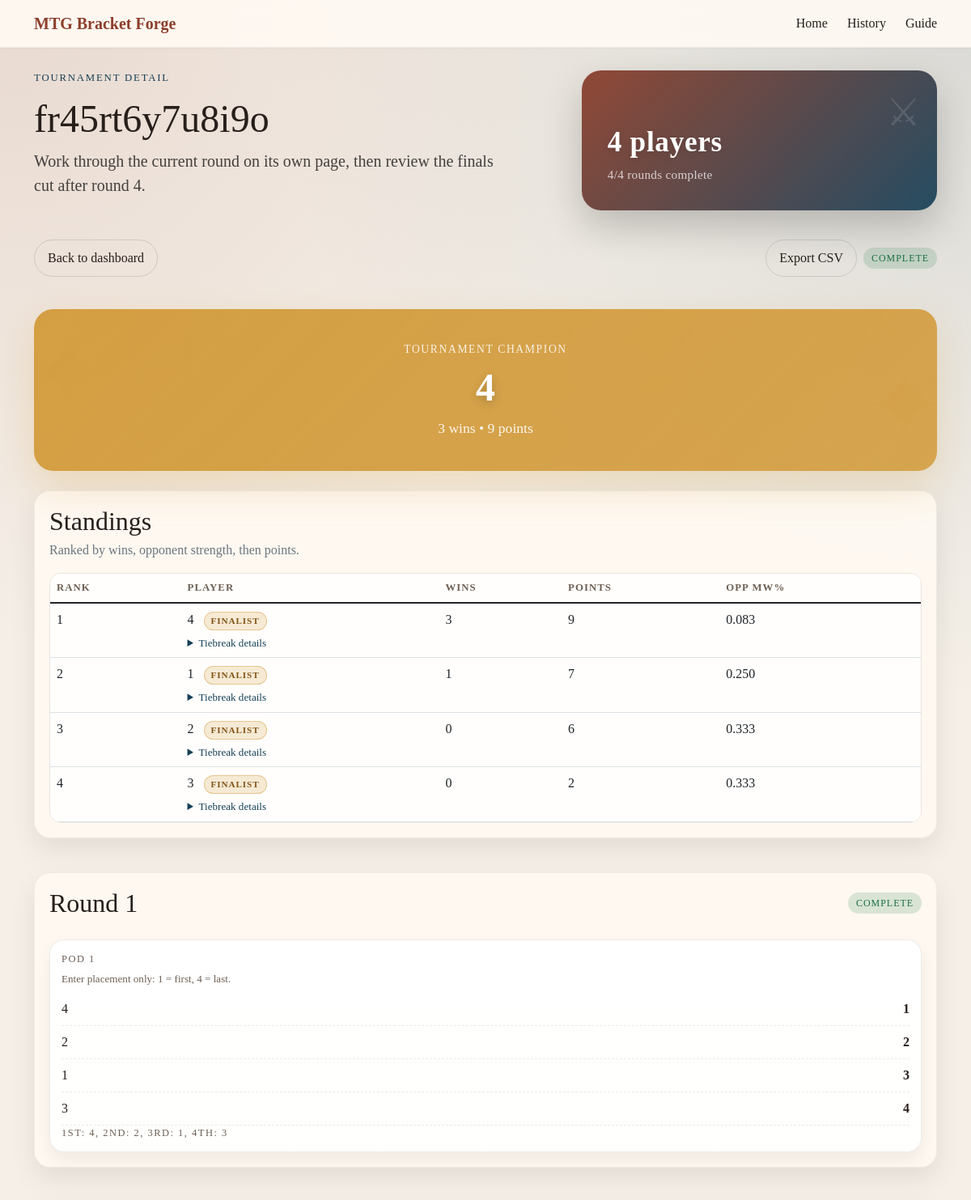
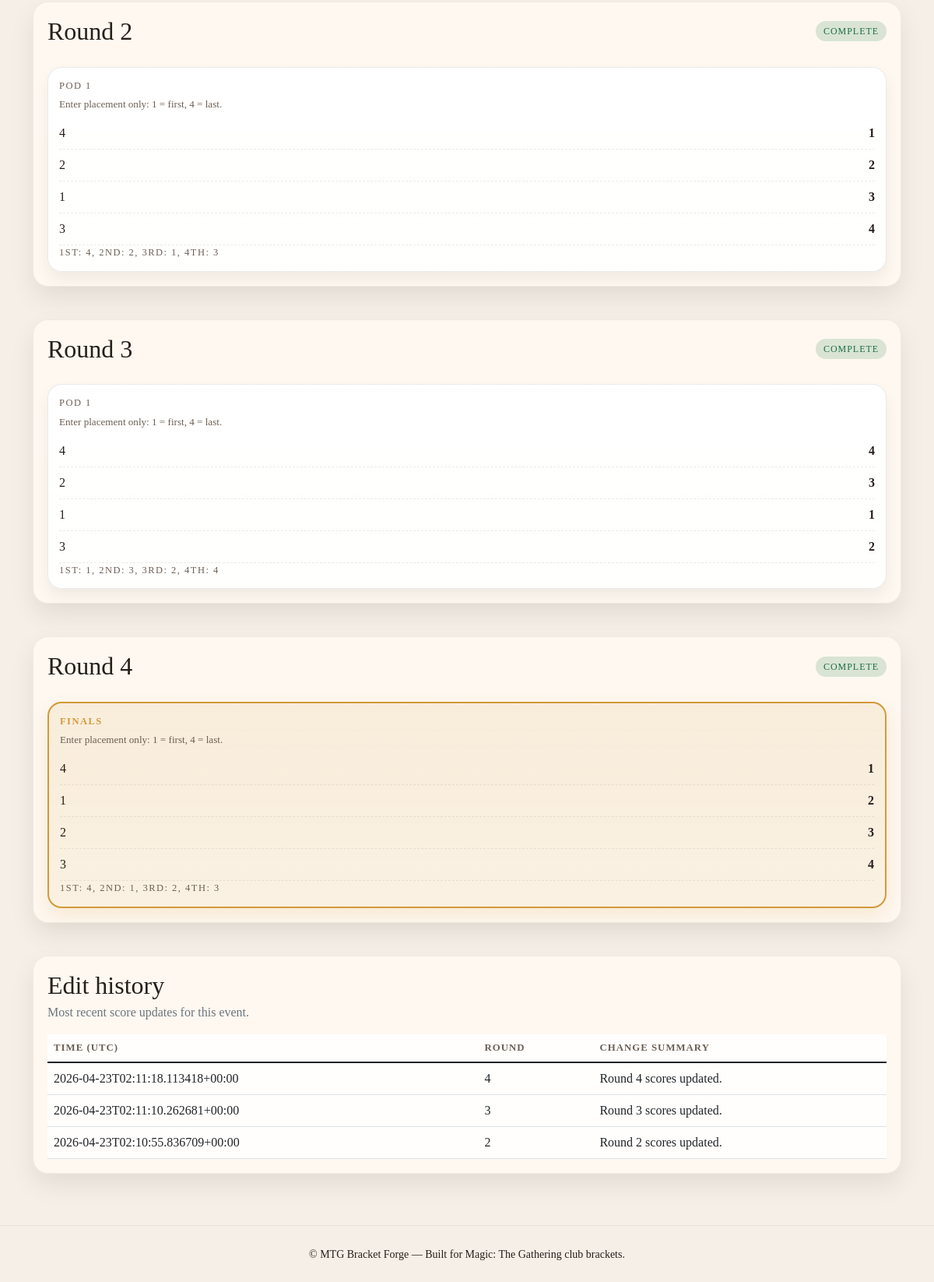
/tournaments/8, run on the app's committed database (2 pictures, top to bottom).
### tables this page shows
CREATE TABLE tournaments (
                id INTEGER PRIMARY KEY AUTOINCREMENT,
                name TEXT NOT NULL,
                player_count INTEGER NOT NULL,
                player_names_json TEXT NOT NULL,
                pairing_order_json TEXT NOT NULL,
                round_scores_json TEXT NOT NULL DEFAULT '{}',
                finals_scores_json TEXT NOT NULL DEFAULT '{}',
                status TEXT NOT NULL DEFAULT 'in progress',
                champion_name TEXT,
                created_at TEXT NOT NULL DEFAULT (datetime('now')),
                updated_at TEXT NOT NULL DEFAULT (datetime('now'))
            , edit_history_json TEXT NOT NULL DEFAULT '[]');

### app.py (the view, shortened to what this page needs)
@app.route('/tournaments/<int:tournament_id>', methods=['GET', 'POST'])
def tournament_detail(tournament_id):
    tournament = load_tournament(tournament_id)
    current_view = compute_tournament_view(tournament)
    validation_errors = []
    tournament = enrich_tournament(tournament)
    current_round = tournament['current_round']
    active_round = tournament['rounds'][current_round - 1] if current_round <= len(tournament['rounds']) else None
    round_summary = build_round_summary(active_round)
    return render_template(
        'tournament_detail.html',
        tournament=tournament,
        current_round=current_round,
        active_round=active_round,
        validation_errors=validation_errors,
        round_summary=round_summary,
    )

### app.py (called while the page is built)
@app.context_processor
def inject_site_name():
    return {"site_name": "MTG Bracket Forge"}

def get_db_connection():
    conn = sqlite3.connect(DB_PATH)
    conn.row_factory = sqlite3.Row
    return conn

def normalize_round_scores(raw_scores):
    normalized = {}
    for round_number, pods in (raw_scores or {}).items():
        round_key = int(round_number)
        normalized[round_key] = {}
        for pod_number, player_scores in (pods or {}).items():
            pod_key = int(pod_number)
            normalized[round_key][pod_key] = {}
            for slot_number, score_entry in (player_scores or {}).items():
                normalized[round_key][pod_key][int(slot_number)] = score_entry
    return normalized

def serialize_tournament(tournament):
    return {
        "name": tournament["name"],
        "player_count": tournament["player_count"],
        "player_names_json": json.dumps(tournament["player_names"]),
        "pairing_order_json": json.dumps(tournament["pairing_order"]),
        "round_scores_json": json.dumps(tournament["round_scores"]),
        "edit_history_json": json.dumps(tournament.get("edit_history", [])),
        "status": tournament["status"],
        "champion_name": tournament["champion_name"],
    }

def deserialize_tournament(row):
    if row is None:
        return None
    edit_history = []
    if "edit_history_json" in row.keys() and row["edit_history_json"]:
        edit_history = json.loads(row["edit_history_json"])
    return {
        "id": row["id"],
        "name": row["name"],
        "player_count": row["player_count"],
        "player_names": json.loads(row["player_names_json"]),
        "pairing_order": json.loads(row["pairing_order_json"]),
        "round_scores": normalize_round_scores(json.loads(row["round_scores_json"])),
        "edit_history": edit_history,
        "status": row["status"],
        "champion_name": row["champion_name"],
    }

def load_tournament(tournament_id):
    with get_db_connection() as conn:
        row = conn.execute("SELECT * FROM tournaments WHERE id = ?", (tournament_id,)).fetchone()
    tournament = deserialize_tournament(row)
    if not tournament:
        abort(404)
    return tournament

def initialize_stats(player_names):
    return {
        name: {
            "name": name,
            "wins": 0,
            "points": 0,
            "rounds_played": 0,
            "opponents": [],
            "opponent_match_win_pct": 0.0,
        }
        for name in player_names
    }

### templates/tournament_detail.html (shortened to what this page needs)
{% extends 'base.html' %}
{% block hero %}
<section class="sr-hero">
    <div class="container hero-grid">
        <div>
            <p class="sr-kicker">Tournament detail</p>
            <h1 class="display-5">{{ tournament.name }}</h1>
            <p class="lead">Work through the current round on its own page, then review the finals cut after round 4.</p>
        </div>
        <div class="sr-hero-card">
            <div>
                <h2>{{ tournament.player_count }} players</h2>
                <p>{{ tournament.completed_rounds }}/4 rounds complete</p>
            </div>
        </div>
    </div>
</section>
{% endblock %}
{% block content %}
<div class="row g-4">
    <div class="col-12">
        <div class="d-flex justify-content-between align-items-center flex-wrap gap-2 mb-3">
            <a href="{{ url_for('index') }}" class="button button-ghost">Back to dashboard</a>
            <div class="d-flex align-items-center gap-2">
                <a href="{{ url_for('export_tournament', tournament_id=tournament.id) }}" class="button button-ghost">Export CSV</a>
                <span class="status-pill {% if tournament.status == 'complete' %}status-complete{% endif %}">{{ tournament.status }}</span>
            </div>
        </div>
    </div>
    {% if tournament.status == 'complete' and tournament.champion_name %}
        <div class="col-12">
            <section class="winner-banner">
                <div class="winner-content">
                    <p class="winner-kicker">Tournament champion</p>
                    <h2 class="winner-name">{{ tournament.champion_name }}</h2>
                    <p class="winner-stats">{{ tournament.standings[0].wins }} wins • {{ tournament.standings[0].points }} points</p>
                </div>
            </section>
        </div>
    {% endif %}
    <div class="col-12">
        <section class="sr-card">
            <div class="section-header mb-3">
                <div>
                    <h2 class="mb-1">Standings</h2>
                    <p class="text-muted mb-0">Ranked by wins, opponent strength, then points.</p>
                </div>
            </div>
            <div class="standings-table-wrap">
                <table class="table standings-table">
                    <thead>
                        <tr>
                            <th>Rank</th>
                            <th>Player</th>
                            <th>Wins</th>
                            <th>Points</th>
                            <th>Opp MW%</th>
                        </tr>
                    </thead>
                    <tbody>
                        {% for row in tournament.standings %}
                            <tr>
                                <td>{{ row.rank }}</td>
                                <td>
                                    <span>{{ row.name }}</span>
                                    {% if tournament.status == 'complete' and row.name in tournament.finalists %}
                                        <span class="finalist-badge">Finalist</span>
                                    {% endif %}
                                    <details class="tiebreak-details">
                                        <summary>Tiebreak details</summary>
                                    </details>
                                </td>
                                <td>{{ row.wins }}</td>
                                <td>{{ row.points }}</td>
                                <td>{{ '%.3f'|format(row.opponent_match_win_pct) }}</td>
                            </tr>
                        {% endfor %}
                    </tbody>
                </table>
            </div>
        </section>
    </div>
    {% for round in tournament.rounds %}
        <div class="col-12">
            <section class="sr-card round-section">
                <div class="d-flex justify-content-between align-items-center flex-wrap gap-2">
                    <h2 class="mb-0">Round {{ round.round_number }}</h2>
                    <span class="status-pill {% if round.complete %}status-complete{% endif %}">{% if round.complete %}Complete{% else %}In progress{% endif %}</span>
                </div>
                {% if current_round == round.round_number and not round.complete %}
                    <form method="post" class="d-grid gap-3 mt-3">
                        <input type="hidden" name="action" value="save_round">
                        <input type="hidden" name="round_number" value="{{ round.round_number }}">
                        <div class="bracket-grid">
                            {% for pod in round.pods %}
                                <article class="bracket-match pod-card {% if pod.is_finals %}finals-pod{% endif %}">
                                    <div class="match-head">{% if pod.is_finals %}FINALS{% else %}Pod {{ pod.pod_number }}{% endif %}</div>
                                    <p class="pod-instruction">Enter placement only: 1 = first, 4 = last.</p>
                                    {% for player in pod.players %}
                                        <label class="pod-line">
                                            <span>{{ player.name }}</span>
                                            {% if player.name == 'BYE' %}
                                                <input type="number" class="form-control" disabled value="0">
                                            {% else %}
                                                <input
                                                    type="number"
                                                    name="{{ player.field_name }}"
                                                    class="form-control"
                                                    min="1"
                                                    max="4"
                                                    step="1"
                                                    value="{{ player.raw_score }}"
                                                    placeholder="Place"
                                                >
                                            {% endif %}
                                        </label>
                                    {% endfor %}
                                    <div class="match-foot">{{ pod.result_text }}</div>
                                </article>
                            {% endfor %}
                        </div>
                        <button type="submit" class="sr-cta btn btn-lg">Save round scores</button>
                    </form>
                {% else %}
                    <div class="bracket-grid mt-3">
                        {% for pod in round.pods %}
                            <article class="bracket-match pod-card {% if pod.is_finals %}finals-pod{% endif %}">
                                <div class="match-head">{% if pod.is_finals %}FINALS{% else %}Pod {{ pod.pod_number }}{% endif %}</div>
                                <p class="pod-instruction">Enter placement only: 1 = first, 4 = last.</p>
                                {% for player in pod.players %}
                                    <div class="match-row">
                                        <span>{{ player.name }}</span>
                                        <strong>{% if player.raw_score != '' %}{{ player.raw_score }}{% else %}-{% endif %}</strong>
                                    </div>
                                {% endfor %}
                                <div class="match-foot">{{ pod.result_text }}</div>
                            </article>
                        {% endfor %}
                    </div>
                {% endif %}
            </section>
        </div>
    {% endfor %}
    {% if tournament.edit_history %}
        <div class="col-12">
            <section class="sr-card">
                <div class="section-header mb-3">
                    <div>
                        <h2 class="mb-1">Edit history</h2>
                        <p class="text-muted mb-0">Most recent score updates for this event.</p>
                    </div>
                </div>
                <div class="table-responsive">
                    <table class="table standings-table">
                        <thead>
                            <tr>
                                <th>Time (UTC)</th>
                                <th>Round</th>
                                <th>Change summary</th>
                            </tr>
                        </thead>
                        <tbody>
                            {% for edit in tournament.edit_history|reverse %}
                                <tr>
                                    <td>{{ edit.timestamp }}</td>
                                    <td>{{ edit.round_number }}</td>
                                    <td>Round {{ edit.round_number }} scores updated.</td>
                                </tr>
                            {% endfor %}
                        </tbody>
                    </table>
                </div>
            </section>
        </div>
    {% endif %}
</div>
{% endblock %}

### data on the page
tournaments: name "fr45rt6y7u8i9o", player_count "4", status "COMPLETE", champion_name "4"

### other printed values
{{ site_name }} "MTG Bracket Forge"
{{ tournament.completed_rounds }} "4"
{{ tournament.standings[0].wins }} "3"
{{ tournament.standings[0].points }} "9"
{{ row.rank }} "1" "2" "3" "4"
{{ row.name }} "4" "1" "2" "3"
{{ row.wins }} "3" "1" "0" "0"
{{ row.points }} "9" "7" "6" "2"
{{ '%.3f'|format(row.opponent_match_win_pct) }} "0.083" "0.250" "0.333" "0.333"
{{ round.round_number }} "1" "2" "3" "4"
{{ pod.pod_number }} "1" "1" "1"
{{ player.name }} "4" "2" "1" "3" "4" "2" "1" "3" "4" "2" "1" "3" "4" "1" "2" "3"
{{ player.raw_score }} "1" "2" "3" "4" "1" "2" "3" "4" "4" "3" "1" "2" "1" "2" "3" "4"
{{ pod.result_text }} "1ST: 4, 2ND: 2, 3RD: 1, 4TH: 3" "1ST: 4, 2ND: 2, 3RD: 1, 4TH: 3" "1ST: 1, 2ND: 3, 3RD: 2, 4TH: 4" "1ST: 4, 2ND: 1, 3RD: 2, 4TH: 3"
{{ edit.timestamp }} "2026-04-23T02:11:18.113418+00:00" "2026-04-23T02:11:10.262681+00:00" "2026-04-23T02:10:55.836709+00:00"
